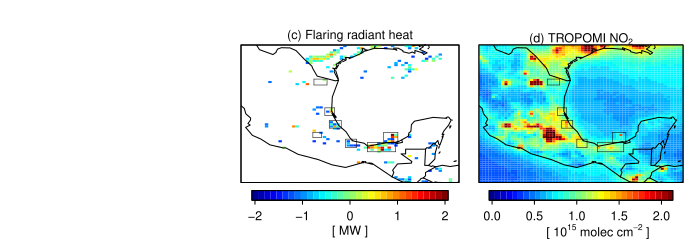

Source code (R):
rm(list=ls())
library(fields); library(maps); library(ncdf4);library(abind)
setwd("~/Documents")
source('Function/get_geo.R')
source('Function/get_met.R')

plot.box=function(loc,col=1,lwd=1){
arrows(x0=loc[1],y0=loc[3],x1=loc[2],code=0,col=col,lwd= lwd)
arrows(x0=loc[1],y0=loc[4],x1=loc[2],code=0,col=col,lwd= lwd)
arrows(x0=loc[1],y0=loc[3],y1=loc[4],code=0,col=col,lwd= lwd)
arrows(x0=loc[2],y0=loc[3],y1=loc[4],code=0,col=col,lwd= lwd)
}

fun=function(){
	
plot.box(c(-99.4,-98.2,25.4,26.1),lwd=0.5)
plot.box(c(-98.4,-97.5,21.8,22.7),lwd=0.5)
plot.box(c(-98.0,-96.9,20.3,21.2),lwd=0.5)
plot.box(c(-96.5,-95.5,18,19),lwd=0.5)
plot.box(c(-94.5,-91.9,17.5,18.6),lwd=0.5)
plot.box(c(-93.0,-91.7,18.6,19.8),lwd=0.5)
plot.box(c(-100+0.5,-99+0.3,19.2,19.8),lwd=0.5)	
	
}

#=============== functions ====================
setwd("/Users/lu/Documents/CH4_Mexico/Figures/Figure 2")
xlim=c(-106,-86);ylim=c(14,30)
mai=c(0.2,0.2,0.5,0.2);ps=15

pdf("Figure_2.pdf",width=7,height=2.5)
# dev.new(width=7,height=2.5)

m <- rbind(	       c(0, 1, 0.7,1),
		c(0,0.33,0.23,0.9),c(0.33,0.67,0.23,0.9),c(0.67,0.99,0.23,0.9),
		c(0,0.33,0.1,0.50),c(0.33,0.67,0.1,0.5),c(0.67,0.99,0.1,0.5)
         )

# dev.new(width=7.5,height=2.8)         
close.screen(all.screens = TRUE)
split.screen(m)

screen(3)
par(mai=c(0.1, 0.1, 0.2, 0.1), mgp=c(1.3, 0.2, 0), tcl=-0.2, ps=9)
ss=load("~/Documents/CH4_Mexico_archive/Data/flaring/Daily_flaring.Rdata")
ind1=(lon.out>=xlim[1] & lon.out <=xlim[2])
ind2=(lat.out >=ylim[1] & lat.out<=ylim[2])
avg=apply(daily_flaring[ind1,ind2,],c(1,2),sum,na.rm=T)/dim(daily_flaring)[3]
avg[avg<=0.05]=NA
zlim=c(-2,2)
ap=log10(avg);ap[ap>=zlim[2]]=zlim[2];ap[ap<=zlim[1]]=zlim[1]
image(lon.out[ind1],lat.out[ind2],ap,zlim=zlim,xaxt="n",yaxt="n",xlab="",ylab="",col=tim.colors(32))
box(); fun()
map("world",add=T)
title("(c) Flaring radiant heat",font.main=1,cex.main=1,line=+0.3)

screen(6)
par(mai=c(0.1, 0.1, 0.2, 0.1), mgp=c(1.3, 0.2, 0), tcl=-0.2, ps=9)
image.plot(NA,legend.only=T,col=tim.colors(32), zlim=zlim, horizontal = T, axis.args=list(mai=c(0.1, 0.1, 0.2, 0.1),mgp=c(0,0.2,0), tcl=-0.2))
text(x=0.5,y=-0.08,bquote("[ MW ]" )  )

screen(4)
par(mai=c(0.1, 0.1, 0.2, 0.1), mgp=c(1.3, 0.2, 0), tcl=-0.2, ps=9)
datafile=nc_open("~/Documents/TROPOMI/NO2/CPU_North_America/Step3_daily/Daily_data_qa_0.75.nc")
lon=ncvar_get(datafile,varid="lon")
lat=ncvar_get(datafile,varid="lat")
NO2 =ncvar_get(datafile,varid="NO2")#mol m-2
CF=6.02e23/(1e4)/1e15
NO2=NO2*CF
date=ncvar_get(datafile,varid="date")
nc_close(datafile)
NO2[122,40,]=NO2[122,40,]*1.5
avg=apply(NO2,c(1,2),mean,na.rm=T)
ind1=(lon>=xlim[1] & lon <=xlim[2])
ind2=(lat>=ylim[1] & lat<=ylim[2])
zlim=c(0,2.1)
ap=(avg[ind1,ind2]);ap[ap>=zlim[2]]=zlim[2];ap[ap<=zlim[1]]=zlim[1]
image(lon[ind1],lat[ind2],ap,zlim=zlim,xaxt="n",yaxt="n",xlab="",ylab="",col=tim.colors(32))
# plot.field(avg[ind1,ind2],lon[ind1],lat[ind2],legend.mar=5,type="def",zlim=c(0,4),mai=mai,ps=ps)
map("world",add=T)
box(); fun()
title(bquote("(d) TROPOMI "*NO[2]*""), font.main=1, cex.main=1,line=0.3)

screen(7)
par(mai=c(0.1, 0.1, 0.2, 0.1), mgp=c(1.3, 0.2, 0), tcl=-0.2, ps=9)
image.plot(NA,legend.only=T,col=tim.colors(32), zlim=zlim, horizontal = T, axis.args=list(mai=c(0.1, 0.1, 0.2, 0.1),mgp=c(0,0.2,0), tcl=-0.2))
text(x=0.92,y=-0.08,bquote("[ "*10^15*" molec "*cm^-2*" ]" )  )

dev.off()
